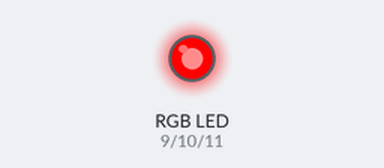
Simulated run of this sketch. Board: Arduino Uno, built with avr-gcc and run on an emulated ATmega328P. Parts: an RGB LED mixed from three pins (HIGH = lit). Dim RGB values are drawn brighter than linear.

Above: at 0.05 s.
At 1.75 s:
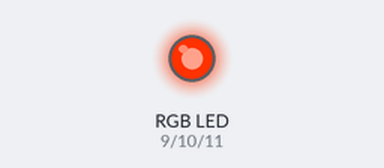
At 2.6 s:
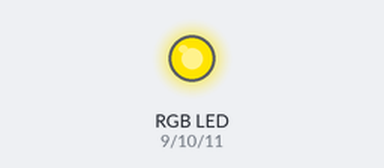
At 3.5 s:
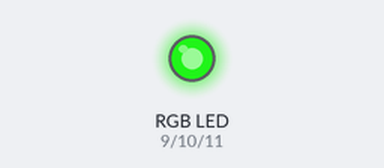
At 5.25 s:
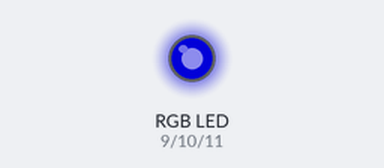
At 7.0 s:
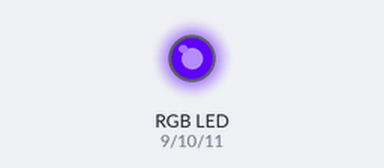
Timing chart, 0 to 9.1 s (numbered marks = the images above):
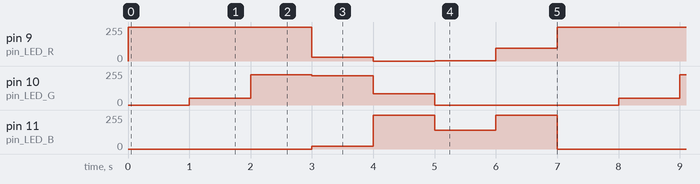

The sketch:

LED_04.ino
```cpp
int pin_LED_R=9;
int pin_LED_G=10;
int pin_LED_B=11;

void setup() {
  // put your setup code here, to run once:
pinMode(pin_LED_R,OUTPUT);
pinMode(pin_LED_G,OUTPUT);
pinMode(pin_LED_B,OUTPUT);
}

void loop() {
  // put your main code here, to run repeatedly:
analogWrite(pin_LED_R, 255);
analogWrite(pin_LED_G, 0);
analogWrite(pin_LED_B, 0);
delay(1000);

analogWrite(pin_LED_R, 255);
analogWrite(pin_LED_G, 50);
analogWrite(pin_LED_B, 0);
delay(1000);

analogWrite(pin_LED_R, 255);
analogWrite(pin_LED_G, 228);
analogWrite(pin_LED_B, 0);
delay(1000);

analogWrite(pin_LED_R, 29);
analogWrite(pin_LED_G, 219);
analogWrite(pin_LED_B, 22);
delay(1000);

analogWrite(pin_LED_R, 0);
analogWrite(pin_LED_G, 84);
analogWrite(pin_LED_B, 255);
delay(1000);

analogWrite(pin_LED_R, 1);
analogWrite(pin_LED_G, 0);
analogWrite(pin_LED_B, 139);
delay(1000);

analogWrite(pin_LED_R, 95);
analogWrite(pin_LED_G, 0);
analogWrite(pin_LED_B, 255);
delay(1000);

analogWrite(pin_LED_R, 0);
analogWrite(pin_LED_G, 0);
analogWrite(pin_LED_B, 0);

}
```

Measured:
- by itself, pin 9 (pin_LED_R): repeats every 7.0 s: 29/255 1.0 s, 0/255 1.0 s, 1/255 1.0 s, 95/255 1.0 s, 255/255 3.0 s
- by itself, pin 10 (pin_LED_G): repeats every 7.0 s: 228/255 1.0 s, 219/255 1.0 s, 84/255 1.0 s, 0/255 3.0 s, 50/255 1.0 s
- by itself, pin 11 (pin_LED_B): repeats every 7.0 s: 255/255 1.0 s, 139/255 1.0 s, 255/255 1.0 s, 0/255 3.0 s, 22/255 1.0 s
